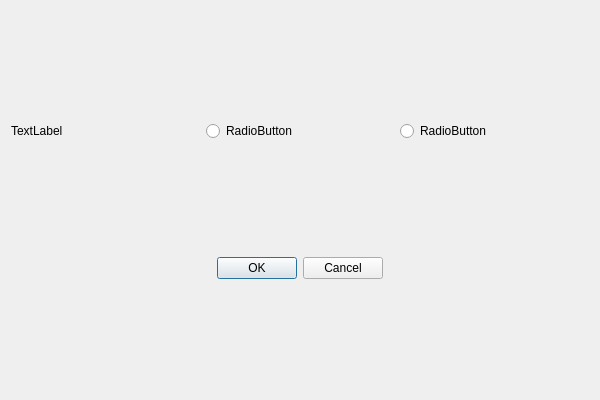
<?xml version="1.0" encoding="UTF-8"?>
<ui version="4.0">
 <class>Widget</class>
 <widget class="QWidget" name="Widget">
  <property name="geometry">
   <rect>
    <x>0</x>
    <y>0</y>
    <width>600</width>
    <height>400</height>
   </rect>
  </property>
  <property name="windowTitle">
   <string>Widget</string>
  </property>
  <layout class="QVBoxLayout" name="verticalLayout_2">
   <item>
    <layout class="QVBoxLayout" name="verticalLayout">
     <item>
      <layout class="QHBoxLayout" name="horizontalLayout">
       <item>
        <widget class="QLabel" name="label">
         <property name="text">
          <string>TextLabel</string>
         </property>
        </widget>
       </item>
       <item>
        <widget class="QRadioButton" name="radioButton">
         <property name="text">
          <string>RadioButton</string>
         </property>
        </widget>
       </item>
       <item>
        <widget class="QRadioButton" name="radioButton_2">
         <property name="text">
          <string>RadioButton</string>
         </property>
        </widget>
       </item>
      </layout>
     </item>
     <item>
      <layout class="QGridLayout" name="gridLayout"/>
     </item>
    </layout>
   </item>
   <item>
    <widget class="QDialogButtonBox" name="buttonBox">
     <property name="standardButtons">
      <set>QDialogButtonBox::Cancel|QDialogButtonBox::Ok</set>
     </property>
     <property name="centerButtons">
      <bool>true</bool>
     </property>
    </widget>
   </item>
  </layout>
 </widget>
 <layoutdefault spacing="6" margin="11"/>
 <resources/>
 <connections/>
</ui>
